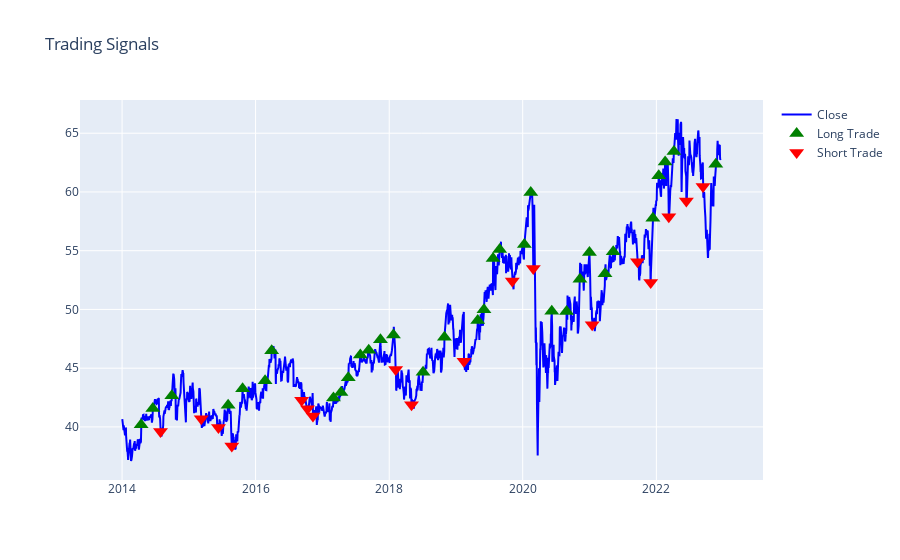

The notebook cell saved with this chart:
### Code cell
signal_5 = filter_signals(signal, 5)
signal_10 = filter_signals(signal, 10)
signal_20 = filter_signals(signal, 20)

plot_signals(signal_20, "KO")

### Figure 1 — Plotly figure (JSON) as saved in the notebook; plotly's stock layout.template omitted (floating-point values rounded to 4 significant figures; data arrays with more than 128 entries replaced by an {"elided": "..."} marker saying what was removed)
{"data": [{"line": {"color": "blue", "width": 2}, "name": "Close", "type": "scatter", "x": {"elided": "2258 str values"}, "y": {"elided": "2258 float values"}}, {"marker": {"color": "green", "size": 13, "symbol": "triangle-up"}, "mode": "markers", "name": "Long Trade", "type": "scatter", "x": {"elided": "2258 str values"}, "y": {"elided": "2258 float values"}}, {"marker": {"color": "red", "size": 13, "symbol": "triangle-down"}, "mode": "markers", "name": "Short Trade", "type": "scatter", "x": {"elided": "2258 str values"}, "y": {"elided": "2258 float values"}}], "layout": {"title": {"text": "Trading Signals"}}}
